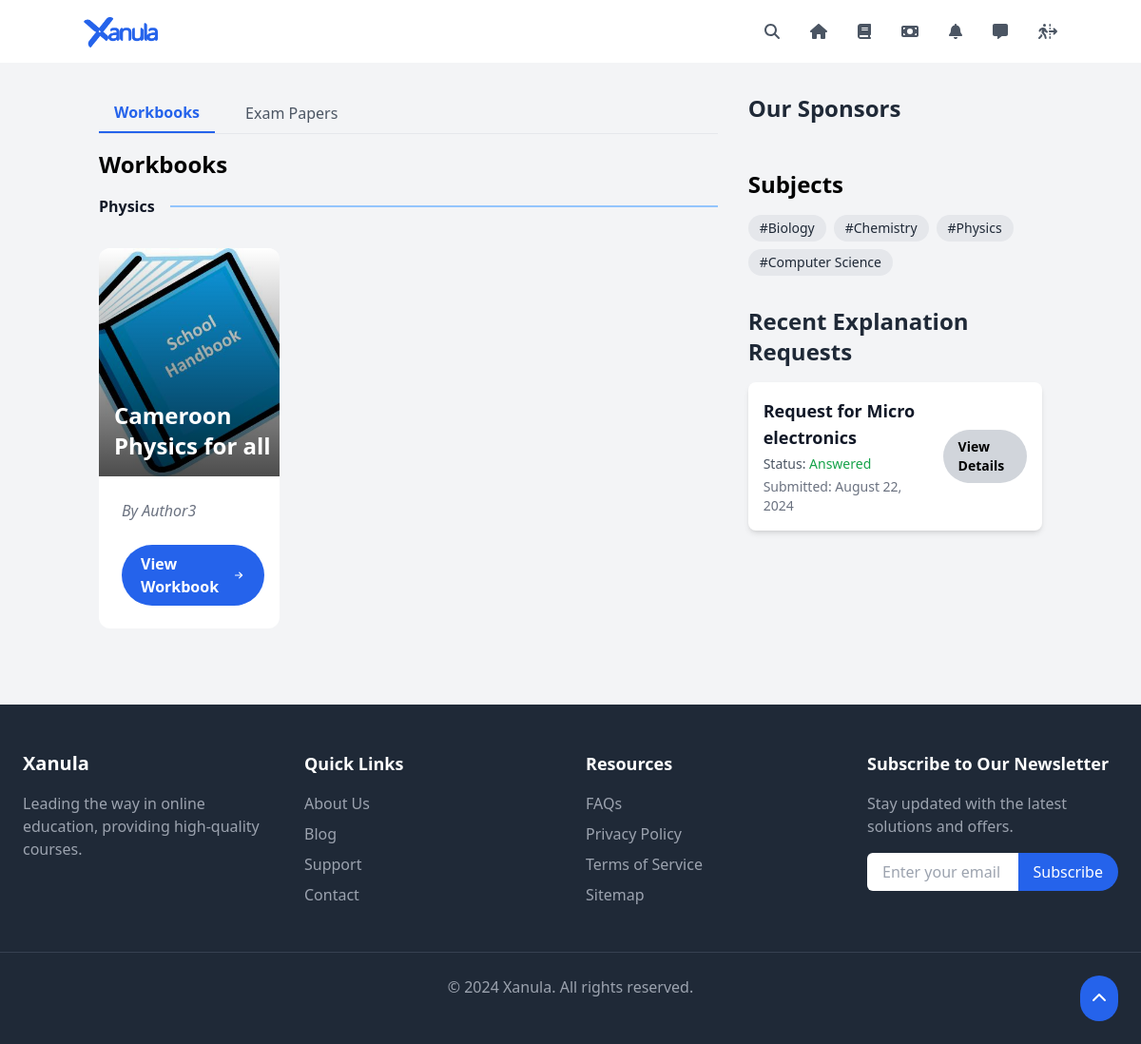
/home/ (signed in), run on an earlier commit of the app's database.
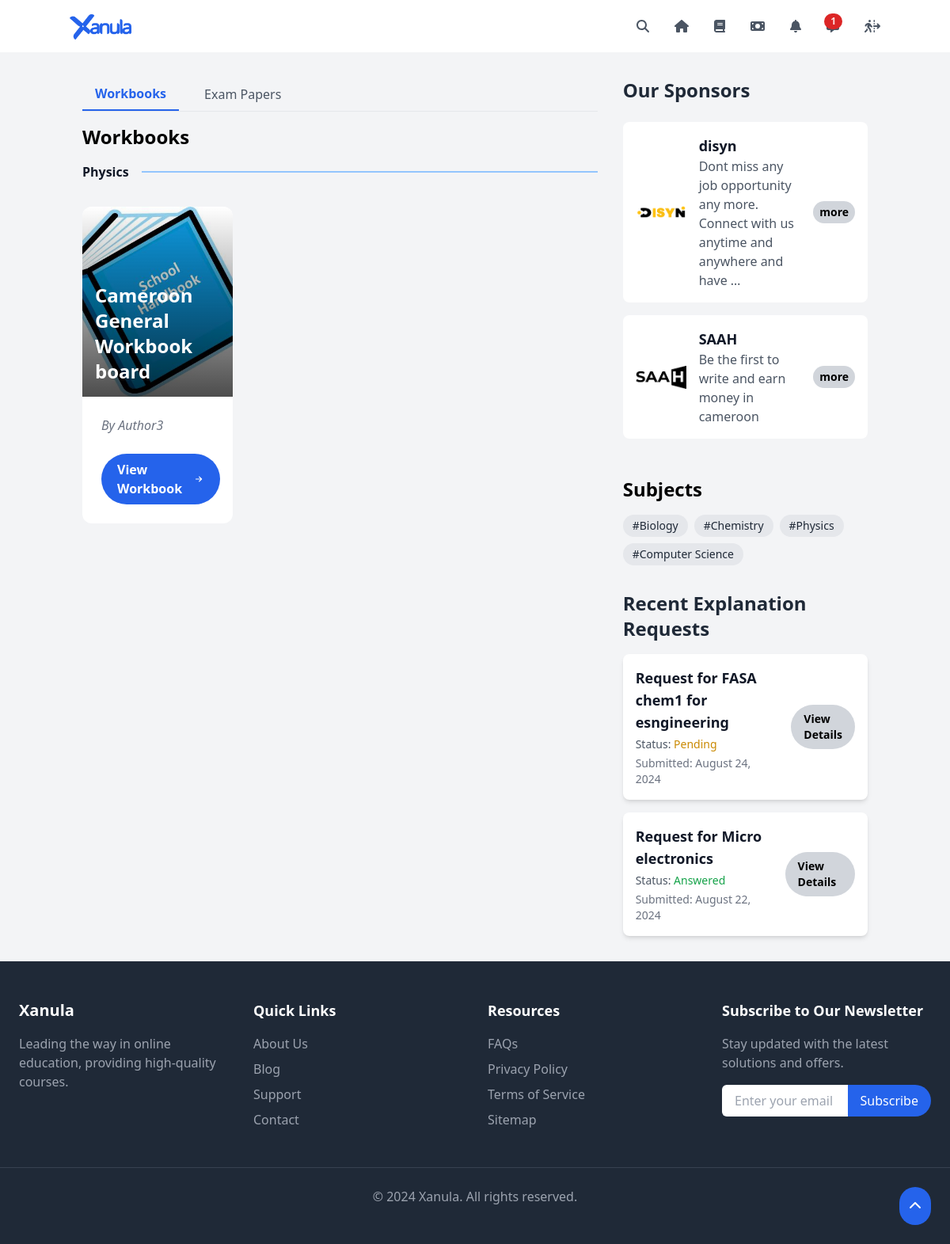
And on a later commit of the database.
### core/models.py (models this page shows, shortened)
class Subject(models.Model):
    name = models.CharField(max_length=100)

class Workbook(models.Model):
    title = models.CharField(max_length=200)
    subject = models.ForeignKey(Subject, on_delete=models.CASCADE)
    author = models.ForeignKey(Author, on_delete=models.CASCADE)
    is_paid = models.BooleanField(default=False)
    image = models.ImageField(upload_to='workbook_images/', default='default_workbook.png')
    archived_by = GenericRelation(ArchivedItem)

class Author(models.Model):
    name = models.CharField(max_length=100)
    unique_code = models.CharField(default=generate_unique_code,max_length=20, unique=True)
    def __str__(self):
        return self.name

class ExplanationRequest(models.Model):
    STATUS_CHOICES = (
        ('pending', 'Pending'),
        ('answered', 'Answered'),
    )
    user = models.ForeignKey(User, on_delete=models.CASCADE)
    question = models.ForeignKey(PastExamQuestion, on_delete=models.CASCADE)
    request_text = models.TextField()
    admin_response = models.TextField(blank=True, null=True)
    created_at = models.DateTimeField(auto_now_add=True)
    responded_at = models.DateTimeField(null=True, blank=True)
    status = models.CharField(max_length=10, choices=STATUS_CHOICES, default='pending')

class PastExamQuestion(models.Model):
    exam_paper = models.ForeignKey(PastExamPaper, on_delete=models.CASCADE)
    question_number = models.PositiveIntegerField()
    video_solution_url = models.URLField(help_text="YouTube video URL for the solution", blank=True)
    written_solution = models.FileField(upload_to='past_exam_solutions/pdfs/')
    class Meta:
        unique_together = ['exam_paper', 'question_number']

class PastExamPaper(models.Model):
    name = models.CharField(max_length=200)
    subject = models.ForeignKey(Subject, on_delete=models.CASCADE)
    year = models.PositiveIntegerField()
    pdf_file = models.FileField(upload_to='past_exam_papers/')
    is_paid = models.BooleanField(default=False)
    image = models.ImageField(upload_to='past_exam_paper_images/', default='default_exam_paper.jpg')
    archived_by = GenericRelation(ArchivedItem)

class Sponsor(models.Model):
    title = models.CharField(max_length=100)
    description = models.TextField()
    image = models.ImageField(upload_to='sponsors/')
    link = models.URLField()
    created_at = models.DateTimeField(auto_now_add=True)
    expiry_date = models.DateTimeField()

### core/views.py (the view)
# urls.py: path('home/', StudentHomeView.as_view(), name='student_home'),
class StudentHomeView(LoginRequiredMixin, ListView):
    model = Subject
    template_name = 'core/student_home.html'
    context_object_name = 'subjects'
    def get_queryset(self):
        return Subject.objects.prefetch_related('workbook_set')
    def get_context_data(self, **kwargs):
        context = super().get_context_data(**kwargs)
        context['recent_exam_papers'] = PastExamPaper.objects.order_by('-id')[:5]  # Get 5 most recent exam papers
        context['recent_explanation_requests'] = ExplanationRequest.objects.filter(user=self.request.user).order_by('-created_at')[:5]
        context['sponsors'] = Sponsor.objects.filter(expiry_date__gt=timezone.now()).order_by('-created_at')[:3]
        return context

### core/context_processors.py (called while the page is built, shortened)
def notification_count(request):
    if request.user.is_authenticated:
        count = ExplanationRequest.objects.filter(user=request.user, status='pending').count()
        return {'notification_count': count}
    return {'notification_count': 0}

def general_notification_count(request):
    return {'unread_notifications_count': 0}

### templates/core/student_home.html (shortened to what this page needs)
{% extends 'base.html' %}
{% block content %}
<div class="container mx-auto px-4 py-8 grid grid-cols-1 lg:grid-cols-3 gap-8">
    <div class="lg:col-span-2 space-y-8">
        <div>
            <div class="flex space-x-4 border-b mb-4">
                <button id="workbooks-tab" class="px-4 py-2 text-blue-600 font-semibold border-b-2 border-blue-600">Workbooks</button>
                <button id="exam-papers-tab" class="px-4 py-2 text-gray-600 hover:text-blue-600">Exam Papers</button>
            </div>
            <div id="workbooks-section">
                <h2 class="text-2xl font-bold mb-4">Workbooks</h2>
                {% for subject in subjects %}
                {% if subject.workbook_set.exists %}
                <div class="mb-12">
                    <div class="flex items-center mb-8">
                        <h3 class=" font-extrabold text-gray-900">{{ subject.name }}</h3>
                        <div class="flex-grow ml-4 border-t-2 border-blue-300"></div>
                    </div>
                    <div class="grid grid-cols-1 md:grid-cols-2 lg:grid-cols-3 gap-10">
                        {% for workbook in subject.workbook_set.all %}
                        <div class="relative group bg-white rounded-xl overflow-hidden  hover:shadow-2xl transition-shadow duration-300">
                            <div class="relative">
                                <img src="{{ workbook.image.url }}" alt="{{ workbook.title }}" class="w-full h-60 object-cover transition-transform transform group-hover:scale-110 duration-300">
                                <div class="absolute inset-0 bg-gradient-to-t from-black to-transparent opacity-70 group-hover:opacity-80 transition-opacity duration-300"></div>
                                <h4 class="absolute bottom-4 left-4 text-white text-2xl font-bold z-10">{{ workbook.title }}</h4>
                            </div>
                            <div class="p-6">
                                <p class="text-gray-500 italic mb-2">By {{ workbook.author }}</p>
                                <a href="{% url 'core:workbook_detail' workbook.id %}" class="inline-flex items-center justify-center bg-blue-600 hover:bg-blue-800 text-white font-semibold py-2 px-5 rounded-full transform transition-transform duration-300 group-hover:translate-y-0.5">
                                    View Workbook
                                    <svg class="ml-2 w-5 h-5" fill="none" stroke="currentColor" viewBox="0 0 24 24" xmlns="http://www.w3.org/2000/svg">
                                        <path stroke-linecap="round" stroke-linejoin="round" stroke-width="2" d="M13 7l5 5m0 0l-5 5m5-5H6"></path>
                                    </svg>
                                </a>
                            </div>
                        </div>
                        {% endfor %}
                    </div>
                </div>
                {% endif %}
            {% endfor %}
            </div>
        </div>
    </div>
    <div class="space-y-8 sticky top-0">
        <div class="mb-12">
            <h2 class="text-2xl font-bold mb-6 text-gray-800">Our Sponsors</h2>
            <div class="space-y-4">
                {% for sponsor in sponsors %}
                <div class="bg-white rounded-lg overflow-hidden flex items-center p-4 transition-transform transform hover:scale-105 duration-300">
                    <img src="{{ sponsor.image.url }}" alt="{{ sponsor.title }}" class="w-16 h-16 object-contain mr-4">
                    <div class="flex-grow">
                        <h4 class="text-lg font-semibold text-gray-900">{{ sponsor.title }}</h4>
                        <p class="text-gray-600">{{ sponsor.description|truncatewords:15 }}</p>
                    </div>
                    <a href="{{ sponsor.link }}" target="_blank" class="ml-4 inline-block bg-gray-300 hover:bg-green-600 font-semibold py-1 px-2 rounded-full text-sm transition-colors duration-300">
                    more
                    </a>
                </div>
                {% endfor %}
            </div>
        </div>
        <div>
            <h2 class="text-2xl font-bold mb-4">Subjects</h2>
            <div class="flex flex-wrap gap-2">
                {% for subject in subjects %}
                <a href=" {% url "core:search" %}" class="inline-block bg-gray-200 hover:bg-gray-00 text-gray-800 px-3 py-1 rounded-full text-sm transition">
                    #{{ subject.name }}
                </a>
                {% endfor %}
            </div>
        </div>
        <div>
            <h2 class="text-2xl font-bold mb-4 text-gray-800">Recent Explanation Requests</h2>
            <div class="space-y-4">
                {% for request in recent_explanation_requests %}
                <div class="bg-white shadow-md rounded-lg p-4 flex items-center transition-transform transform hover:scale-105 duration-300">
                    <div class="flex-grow">
                        <h3 class="text-lg font-semibold text-gray-900 mb-1">Request for {{ request.question.exam_paper.name }}</h3>
                        <p class="text-sm text-gray-600 mb-1">Status:
                            {% if request.status == 'pending' %}
                            <span class="text-yellow-600 font-medium">Pending</span>
                            {% else %}
                            <span class="text-green-600 font-medium">Answered</span>
                            {% endif %}
                        </p>
                        <p class="text-sm text-gray-500">Submitted: {{ request.created_at|date:"F j, Y" }}</p>
                    </div>
                    <a href="{% url 'core:explanation_request_detail' request.pk %}" class="ml-4 inline-block bg-gray-300 hover:bg-green-600  font-semibold py-2 px-4 rounded-full text-sm transition-colors duration-300">
                        View Details
                    </a>
                </div>
                {% endfor %}
            </div>
        </div>
    </div>
</div>
{% endblock %}

### templates/base.html (shortened to what this page needs)
<!DOCTYPE html>
<html lang="en">
    {% load static %}
<head>
    <script src="https://cdn.tailwindcss.com"></script>
</head>
<body class="bg-gray-100">
    <nav class="bg-white  p-4 w-full " x-data="{ mobileMenuOpen: false }">
        <div class="container mx-auto flex justify-between items-center">
            <a href="{% url 'core:landing' %}" class="text-2xl font-bold text-blue-400"><img src="{% static "logoXan.png" %}" alt="Xanula Logo" class="h-8 inline-block"></a>
            <div class="hidden md:flex items-center space-x-8">
                {% if user.is_authenticated %}
                <a href="{% url 'core:search' %}" class="relative text-gray-600 group hover:text-blue-600 transition duration-300">
                    <i class="fas fa-search"></i>
                </a>
                <a class="relative text-gray-600 group hover:text-blue-600 transition duration-300" href="{% url 'core:student_home' %}">
                    <i class="fas fa-home"></i>
                </a>
                <a class=" text-gray-600 relative group hover:text-blue-600 transition duration-300" href="{% url 'core:archived_items' %}">
                    <i class="fas fa-book"></i>
                </a>
                <a class="relative text-gray-600 group hover:text-blue-600 transition duration-300" href="{% url 'subscriptions:subscription_list' %}">
                    <i class="fas fa-money-bill"></i>
                </a>
                <div x-data="notificationComponent()" class="relative group">
                    <button @click="toggleNotifications" class="relative focus:outline-none">
                        <i class="fas fa-bell text-gray-600 "></i>
                    </button>
                </div>
                <a href="{% url 'core:student_home' %}" class="relative group text-gray-600">
                    <i class="fas fa-message"></i>
                    {% if notification_count > 0 %}
                        <span class="absolute top-0 right-0 -mt-1 -mr-1 px-2 py-1 text-xs font-bold leading-none text-red-100 bg-red-600 rounded-full">
                            {{ notification_count }}
                        </span>
                    {% endif %}
                </a>
                <a class="relative group hover:text-blue-600 transition duration-300 text-gray-600" href="{% url 'accounts:logout' %}">
                    <i class="fa-solid fa-person-walking-dashed-line-arrow-right"></i>
                </a>
                {% endif %}
            </div>
        </div>
    </nav>
    {% block content %}{% endblock %}
    <footer id="contact" class="py-12 bg-gray-800 text-gray-400">
        <div class="max-w-7xl mx-auto px-6 grid grid-cols-1 md:grid-cols-4 gap-8">
            <div>
                <h3 class="text-xl font-semibold text-white mb-4">Xanula</h3>
                <p>Leading the way in online education, providing high-quality courses.</p>
            </div>
            <div>
                <h4 class="text-lg font-semibold text-white mb-4">Quick Links</h4>
                <ul class="space-y-2">
                    <li><a href="#" class="hover:text-white transition duration-300">About Us</a></li>
                    <li><a href="#" class="hover:text-white transition duration-300">Blog</a></li>
                    <li><a href="#" class="hover:text-white transition duration-300">Support</a></li>
                    <li><a href="#" class="hover:text-white transition duration-300">Contact</a></li>
                </ul>
            </div>
            <div>
                <h4 class="text-lg font-semibold text-white mb-4">Resources</h4>
                <ul class="space-y-2">
                    <li><a href="#" class="hover:text-white transition duration-300">FAQs</a></li>
                    <li><a href="#" class="hover:text-white transition duration-300">Privacy Policy</a></li>
                    <li><a href="#" class="hover:text-white transition duration-300">Terms of Service</a></li>
                    <li><a href="#" class="hover:text-white transition duration-300">Sitemap</a></li>
                </ul>
            </div>
            <div>
                <h4 class="text-lg font-semibold text-white mb-4">Subscribe to Our Newsletter</h4>
                <p>Stay updated with the latest solutions and offers.</p>
                <form class="mt-4 flex">
                    <input type="email" placeholder="Enter your email" class="w-full px-4 py-2 rounded-l-md focus:outline-none">
                    <button type="submit" class="bg-blue-600 px-4 py-2 rounded-r-full text-white hover:bg-blue-700 transition duration-300">Subscribe</button>
                </form>
            </div>
        </div>
        <div class="mt-12 border-t border-gray-700 pt-6 text-center">
            <p>&copy; 2024 Xanula. All rights reserved.</p>
        </div>
    </footer>
    <button onclick="window.scrollTo({top: 0, behavior: 'smooth'});" class="fixed bottom-6 right-6 bg-blue-600 text-white p-3 rounded-full hover:bg-blue-700 transition duration-300">
        <i class="fas fa-chevron-up"></i>
    </button>
</body>
</html>

What changed in the data, as far as the page shows it:
changed Workbook "Author3": title "Cameroon Physics for all" → "Cameroon General Workbook board"
added Sponsor: image (picture), title "disyn", description "Dont miss any job opportunity any more. Connect with us anytime and anywhere and have …"
added Sponsor: image (picture), title "SAAH", description "Be the first to write and earn money in cameroon"
added ExplanationRequest: question.exam_paper.name "FASA chem1 for esngineering", status "Pending", created_at "August 24, 2024"
Also different on the page:
{{ notification_count }}: (not shown) → "1"
